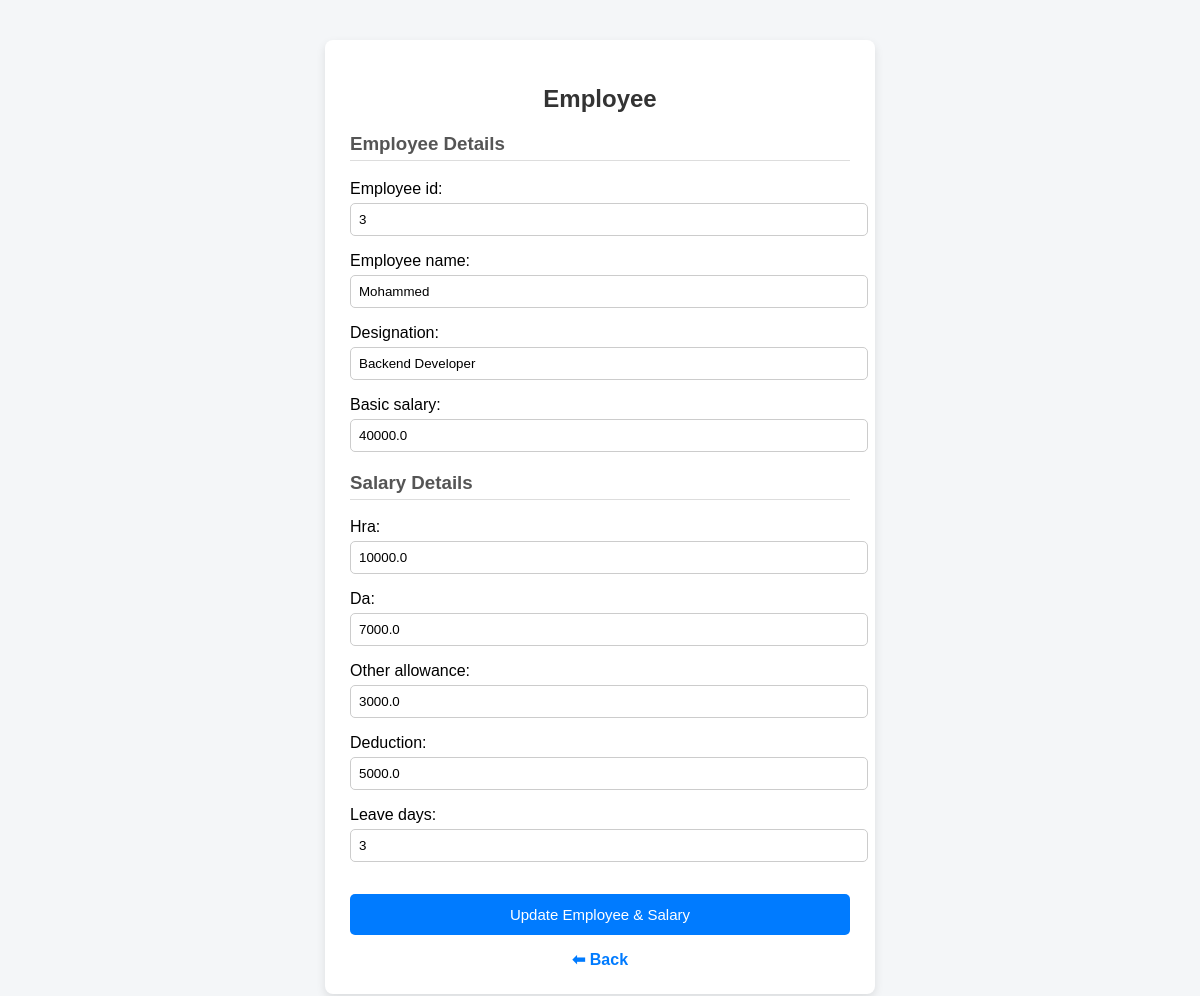
The page /edit/3/ on the database its author committed.
### payslip_system/models.py (models this page shows, shortened)
class Employee(models.Model):
    employee_id = models.CharField(max_length=25,unique=True)
    employee_name = models.CharField(max_length=100)
    designation = models.CharField(max_length=100)
    basic_salary = models.FloatField()

class Salary(models.Model):
    employee = models.OneToOneField(Employee,on_delete=models.CASCADE)
    hra = models.FloatField()
    da = models.FloatField()
    other_allowance = models.FloatField()
    deduction = models.FloatField()
    leave_days = models.IntegerField(default=0)

### payslip_system/views.py (the view)
# urls.py: path('edit/<int:emp_id>/', views.update_employee, name='edit_employee'),
def update_employee(request, emp_id):
    employee = get_object_or_404(Employee, id=emp_id)
    salary, created = Salary.objects.get_or_create(
        employee=employee,
        defaults={
            'hra': 0,
            'da': 0,
            'other_allowance': 0,
            'deduction': 0,
            'leave_days': 0
        }
    )
    if request.method == "POST":
        emp_form = EmployeeForm(request.POST, instance=employee)
        sal_form = SalaryForm(request.POST, instance=salary)
        if emp_form.is_valid() and sal_form.is_valid():
            emp_form.save()
            sal_form.save()
            return redirect('employee_list')
    else:
        emp_form = EmployeeForm(instance=employee)
        sal_form = SalaryForm(instance=salary)
    return render(request, 'edit_employee.html', {
        'emp_form': emp_form,
        'sal_form': sal_form,
        'employee': employee
    })

### payslip_system/forms.py
class EmployeeForm(forms.ModelForm):
    class Meta:
        model = Employee
        fields = ['employee_id', 'employee_name', 'designation', 'basic_salary']

class SalaryForm(forms.ModelForm):
    class Meta:
        model = Salary
        fields = ['hra', 'da', 'other_allowance', 'deduction', 'leave_days']

### payslip_system/templates/edit_employee.html (shortened to what this page needs)
<!DOCTYPE html>
<html lang="en">
<head>
</head>
<body>
<div class="container">
    <h2> Employee</h2>
    <form method="post">
        <h3>Employee Details</h3>
        {{ emp_form.as_p }}
        <h3>Salary Details</h3>
        {{ sal_form.as_p }}
        <button type="submit">Update Employee & Salary</button>
    </form>
    <a href="{% url 'employee_list' %}" class="back-link">⬅ Back</a>
</div>
</body>
</html>

### payslip_system/templates/edit_employee.html (style rules this page uses)
body { font-family: Arial, sans-serif; background-color: #f4f6f8; margin: 0; padding: 0; }
.container { width: 500px; margin: 40px auto; background: #ffffff; padding: 25px; border-radius: 8px; box-shadow: 0 4px 10px rgba(0, 0, 0, 0.1); }
h2 { text-align: center; color: #333; margin-bottom: 20px; }
h3 { color: #555; border-bottom: 1px solid #ddd; padding-bottom: 5px; margin-top: 20px; }
form p { margin-bottom: 12px; }
input, select, textarea { width: 100%; padding: 8px; margin-top: 5px; border-radius: 5px; border: 1px solid #ccc; }
button { width: 100%; padding: 12px; margin-top: 20px; background-color: #007bff; color: #ffffff; border: none; border-radius: 5px; font-size: 15px; cursor: pointer; }
.back-link { display: block; text-align: center; margin-top: 15px; text-decoration: none; color: #007bff; font-weight: bold; }

### rows shown on the page
Employee: employee_id "3", employee_name "Mohammed", designation "Backend Developer", basic_salary "40000.0"
Salary: hra "10000.0", da "7000.0", other_allowance "3000.0", deduction "5000.0", leave_days "3"
